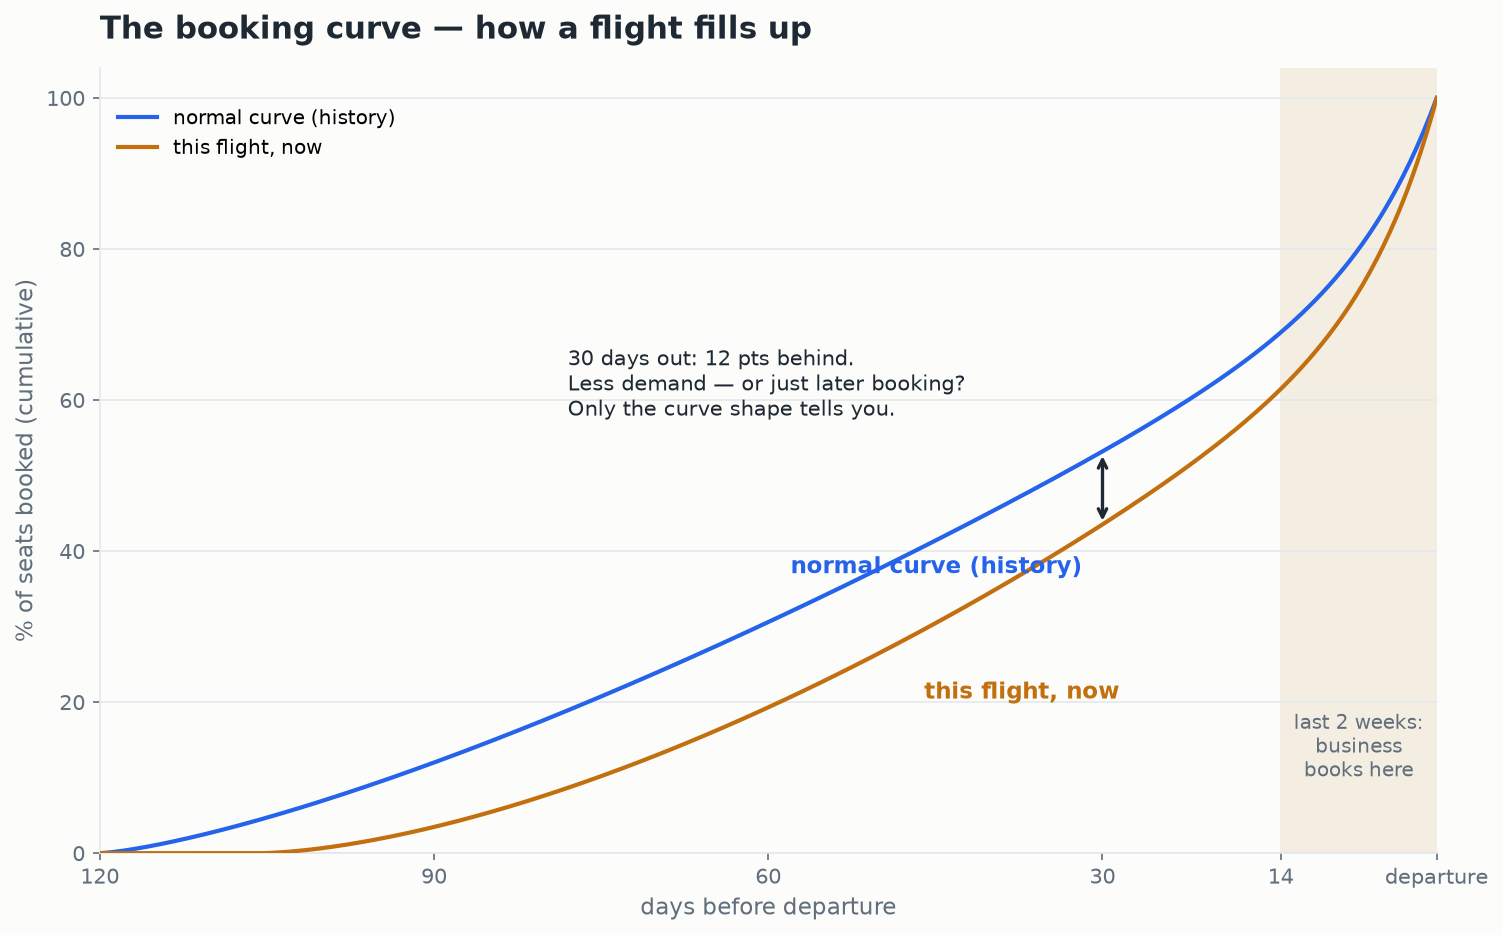

This chart was generated by the following Python code:
import matplotlib
matplotlib.use("Agg")
import matplotlib.pyplot as plt
import numpy as np
import os

# ---------------------------------------------------------------------
# The booking curve: cumulative % of seats sold vs days before departure.
# Two lines: normal curve (history) and this year (booking later).
# The point: a snapshot below the curve is ambiguous — less demand, or
# just later booking? The last-2-weeks business surge decides it.
# ---------------------------------------------------------------------

BLUE = "#2563EB"    # history
AMBER = "#C2700F"   # this year
INK = "#1F2933"
MUT = "#616E7C"
GRID = "#E4E7EB"
SURF = "#fcfcfb"

days = np.linspace(120, 0, 400)          # days before departure
t = 1 - days / 120                        # 0 → 1 as departure approaches

# history: leisure builds early/steadily, business kick in last 14 days
hist = 78 * (t ** 1.35)
hist += 22 * np.exp(-(days / 7.0)) / np.exp(0)        # late business surge
hist = np.clip(hist, 0, 100)

# this year: same final demand, but everything books LATER
t2 = np.clip((t - 0.12) / 0.88, 0, 1)
this = 74 * (t2 ** 1.6)
this += 26 * np.exp(-(days / 6.0))
this = np.clip(this, 0, 100)

fig, ax = plt.subplots(figsize=(11.5, 6.8))
fig.patch.set_facecolor(SURF)
ax.set_facecolor(SURF)

# business window band
ax.axvspan(0, 14, color="#F3EDE2", zorder=0)
ax.text(7, 14, "last 2 weeks:\nbusiness\nbooks here", ha="center", va="center",
        fontsize=9.5, color=MUT)

l_hist, = ax.plot(days, hist, color=BLUE, linewidth=2, zorder=3)
l_this, = ax.plot(days, this, color=AMBER, linewidth=2, zorder=3)

# direct labels
ax.text(58, hist[np.argmin(np.abs(days - 55))] + 3, "normal curve (history)",
        color=BLUE, fontsize=11, fontweight="bold", ha="left")
ax.text(46, this[np.argmin(np.abs(days - 48))] - 7.5, "this flight, now",
        color=AMBER, fontsize=11, fontweight="bold", ha="left")

# the ambiguous gap at 30 days out
i30 = np.argmin(np.abs(days - 30))
y_h, y_t = hist[i30], this[i30]
ax.annotate("", xy=(30, y_t), xytext=(30, y_h),
            arrowprops=dict(arrowstyle="<->", color=INK, lw=1.6))
ax.text(78, 62, "30 days out: 12 pts behind.\nLess demand — or just later booking?\nOnly the curve shape tells you.",
        fontsize=10, color=INK, va="center", ha="left")

# axes
ax.set_xlim(120, 0)                      # time flows toward departure
ax.set_ylim(0, 104)
ax.set_xticks([120, 90, 60, 30, 14, 0])
ax.set_xticklabels(["120", "90", "60", "30", "14", "departure"])
ax.set_xlabel("days before departure", fontsize=11, color=MUT)
ax.set_ylabel("% of seats booked (cumulative)", fontsize=11, color=MUT)
ax.tick_params(colors=MUT, labelsize=10)
for s in ["top", "right"]:
    ax.spines[s].set_visible(False)
for s in ["left", "bottom"]:
    ax.spines[s].set_color(GRID)
ax.grid(axis="y", color=GRID, linewidth=0.8, zorder=0)

ax.set_title("The booking curve — how a flight fills up",
             fontsize=15, fontweight="bold", color=INK, pad=14, loc="left")
ax.legend([l_hist, l_this], ["normal curve (history)", "this flight, now"],
          loc="upper left", frameon=False, fontsize=9.5,
          bbox_to_anchor=(0.0, 0.97))

out = os.path.join(os.path.dirname(os.path.abspath(__file__)), "klm_booking_curve.png")
plt.savefig(out, dpi=150, bbox_inches="tight", facecolor=SURF)
print(f"wrote {out}")
